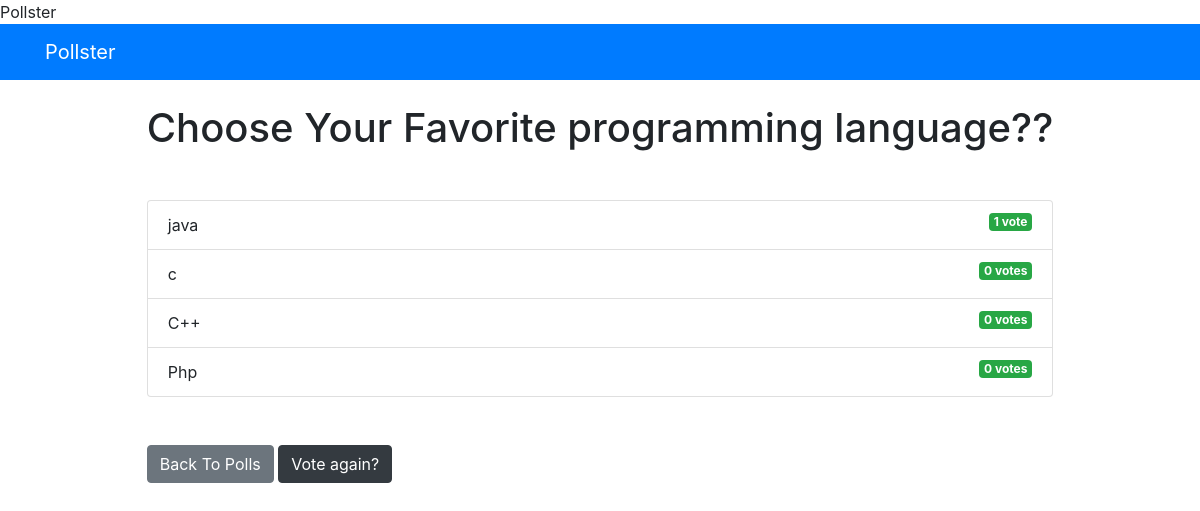
Page /polls/1/results/ on the committed database.
### polls/models.py (models this page shows, shortened)
class Question(models.Model):
	question_text = models.CharField(max_length = 200)
	pub_date = models.DateTimeField('date published')

class Choice(models.Model):
	question = models.ForeignKey(Question, on_delete = models.CASCADE)
	choice_text = models.CharField(max_length = 200)
	votes = models.IntegerField(default = 0)

### polls/views.py (the view)
# urls.py: path('<int:question_id>/results/', views.results, name ='results'),
def results(request, question_id):
	question = get_object_or_404(Question, pk = question_id)
	return render(request, '../templates/results.html', {'question': question})

### templates/results.html
{% extends 'base.html' %}
{% block content %}
<h1 class="mb-5 text-center">{{ question.question_text }}</h1>
<ul class="list-group mb-5">
    {% for choice in question.choice_set.all %}
    <li class="list-group-item">
        {{ choice.choice_text }} <span class="badge badge-success float-right">{{ choice.votes }}
            vote{{ choice.votes | pluralize }}</span>
    </li>
    {% endfor %}
</ul>
<a class="btn btn-secondary" href="{% url 'polls:index' %}">Back To Polls</a>
<a class="btn btn-dark" href="{% url 'polls:detail' question.id %}">Vote again?</a>
{% endblock %}

### templates/base.html (shortened to what this page needs)
    <html lang="en">
    <head>
        <link rel="stylesheet" href="https://stackpath.bootstrapcdn.com/bootstrap/4.4.1/css/bootstrap.min.css" <title>
    </head>
    <body>
        {% include 'partials/_navbar.html'%}
        <div class="container">
            <div class="row">
                <div class=".col-md-6 m-auto">
                    {% block content %}{% endblock %}
                </div>
            </div>
        </div>
    </body>
    </html>

### templates/partials/_navbar.html
<nav class="navbar navbar-dark bg-primary mb-4">
    <div class="container">
        <a class="navbar-brand" href="/">Pollster</a>
    </div>
</nav>

### rows in the picture
Question: question_text "Choose Your Favorite programming language??"
Choice: choice_text "java", votes "1"
Choice: choice_text "c", votes "0", votes|pluralize "s"
Choice: choice_text "C++", votes "0", votes|pluralize "s"
Choice: choice_text "Php", votes "0", votes|pluralize "s"
